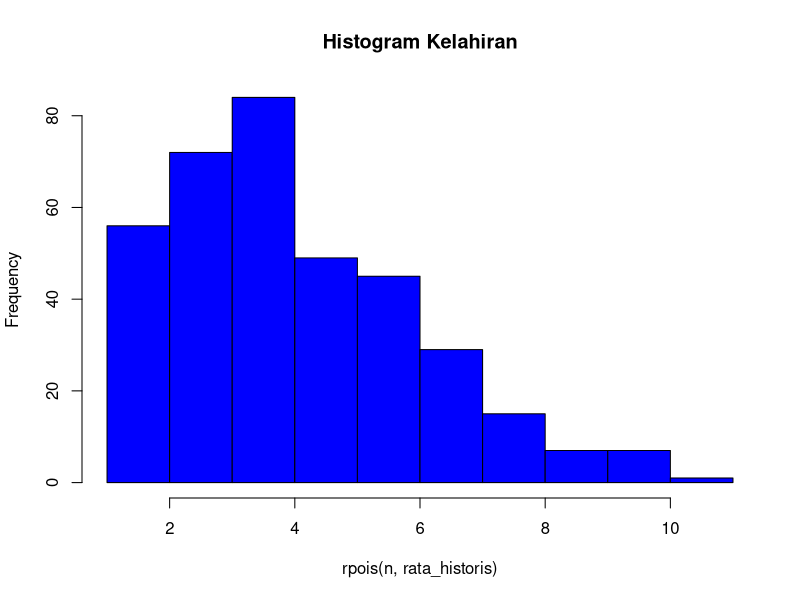

The R script that drew this image:
#No 3

#a
rata_historis  <- 4.5
bayi_lahir     <- 6
  dpois(bayi_lahir , rata_historis )
  
#b
set.seed(0)
n              <- 365
rata_historis  <- 4.5
bayi_lahir     <- 6
  hist(rpois(n ,rata_historis), main = 'Histogram Kelahiran', col = 'blue')
  x            <- (rpois(n, rata_historis) == bayi_lahir)
  mean(x)
  
#c
#Perhitungan pada a dan b hasilnya tidak terlalu jauh
  
#d
rata_historis  <- 4.5
bayi_lahir     <- 6
  miu = varian = rata_historis
paste("Nilai Rataan dan Varian adalah ", rata_historis)